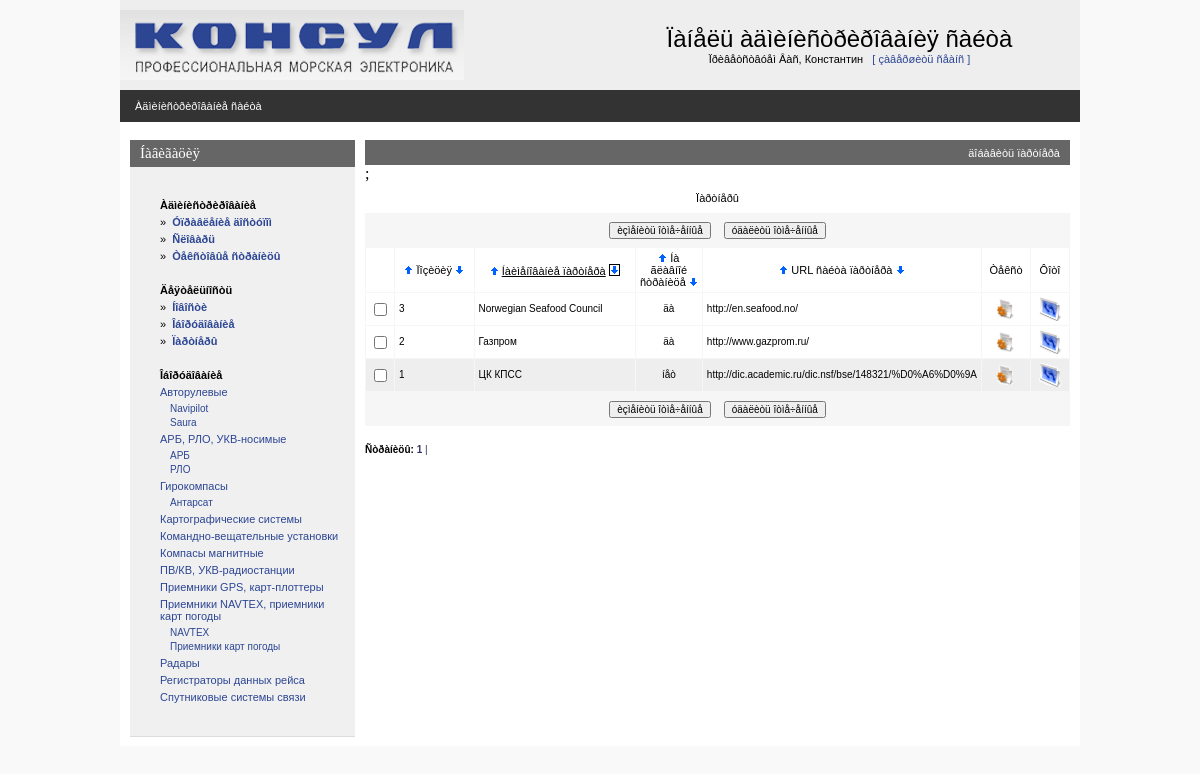
Screenshot of /admin/partnerpage.php (signed in) with the database file from the repository.
### tables this page shows
CREATE TABLE IF NOT EXISTS `consul_static` (
  `static_code` int(11) NOT NULL AUTO_INCREMENT,
  `page_code` int(11) NOT NULL DEFAULT '0',
  `static_name` varchar(200) NOT NULL DEFAULT '',
  `static_text` text NOT NULL,
  `static_pos` int(11) NOT NULL DEFAULT '0',
  `static_seo_title` text,
  `static_seo_desc` text,
  `static_seo_key` text,
  `lang_code` int(11) NOT NULL,
  `static_abstract` text,
  `static_url` varchar(250) DEFAULT NULL,
  PRIMARY KEY (`static_code`)
);

CREATE TABLE IF NOT EXISTS `consul_partner` (
  `partner_code` int(11) NOT NULL AUTO_INCREMENT,
  `partner_pos` int(11) NOT NULL DEFAULT '0',
  `partner_onmain` int(1) NOT NULL DEFAULT '1',
  `page_code` int(11) NOT NULL DEFAULT '0',
  `partner_url` varchar(255) DEFAULT NULL,
  PRIMARY KEY (`partner_code`)
);

CREATE TABLE IF NOT EXISTS `consul_page` (
  `page_code` int(11) NOT NULL AUTO_INCREMENT,
  `page_name` varchar(255) NOT NULL,
  `page_active` tinyint(1) NOT NULL DEFAULT '0',
  `page_url` varchar(255) DEFAULT NULL,
  `page_type` varchar(10) NOT NULL DEFAULT 'static',
  PRIMARY KEY (`page_code`)
);

### admin/inc/connect.php (called while the page is built, shortened)
<?php
    $PHP_SELF=$_SERVER['PHP_SELF'];
?>

### admin/inc/const.php (called while the page is built, shortened)
<?php
    $PREFFIX="consul";
?>

### admin/partnerpage.php (the view, shortened to what this page needs)
<?php
include("inc/settings.php");
$per_page=30;
if(!($sortby)) $sortby='page_name'; else {$sortby=explode(" ",$sortby);$sortby=$sortby[0];}
if(!isset($sortdir)) {$sortdir="1";$realsortdir="ASC"; }
else
{
 if($sortdir==0) {$realsortdir="DESC";} else {$sortdir=1;$realsortdir="ASC";}
}
$mainquery="SELECT
				{$PREFFIX}_partner.partner_code,
				{$PREFFIX}_partner.partner_pos,
				{$PREFFIX}_partner.partner_url,
				{$PREFFIX}_page.page_code,
				{$PREFFIX}_page.page_name,
				{$PREFFIX}_partner.partner_onmain
			FROM
			{$PREFFIX}_partner
			INNER JOIN {$PREFFIX}_page ON {$PREFFIX}_partner.page_code = {$PREFFIX}_page.page_code
			order by $sortby $realsortdir";
?>
<? include ("inc/head.php"); ?>
<BODY>
<center>
<div class=mainbody>
<? include("inc/top.php");?>
<table Border=0 CellSpacing=0 CellPadding=0 width=100%>
  <tr><td class=pageline>
     <div class=wmiddletext><a href="main.php">Àäìèíèñòðèðîâàíèå ñàéòà</a> </div>
  </td></tr>
</table>
<table Border=0 CellSpacing=0 CellPadding=0 class=mainbody>
 <tr valign=top>
  <td width=10></td>
  <? include("inc/leftmenu.php"); ?>
  <td width=10></td>
  <td>
<?php
echo"<form name='data' action=$PHP_SELF method=POST>";
?>
<table class=grayhead Border=0 CellSpacing=0 CellPadding=0 >
 <tr class=normaltext>
  <td align=right class=wmiddletext><a class=submenu onclick="displayform(this,'äîáàâèòü ïàðòíåðà')">äîáàâèòü ïàðòíåðà</a></td>
 </tr>
</table>
<table Border=0 CellSpacing=0 class=pagebluetable CellPadding=0 >
<tr><td class=lmenutext height=30 bgcolor=#ffffff align="center"> Ïàðòíåðû </td></tr>;
</table>
<table Border=0 CellSpacing=0 class=pagebluetable CellPadding=0>
 <tr><td>
 <center>
 <table>
 <tr height=30 >
   <td><input type=button onClick=Send('U') value='èçìåíèòü îòìå÷åííûå' class=smalltext></td>
   <td width=5></td>
   <td><input type=button onClick=ConfirmSend('D') value='óäàëèòü îòìå÷åííûå'  class=smalltext></td>
 </tr>
 </table>
 </td></tr>
</table>
<center>
<table Border=0 CellSpacing=1 class=bluetable CellPadding=4 width=100%>
  <tr class=lmenutext height=20 align=center bgcolor=#ffffff>
    <td width=20>&nbsp;</td>
    <td><?=SortTitle("Ïîçèöèÿ","partner_pos",$sortby,$sortdir);?></td>
    <td><?=SortTitle("Íàèìåíîâàíèå ïàðòíåðà","page_name",$sortby,$sortdir);?></td>
    <td width="50"><?=SortTitle("Íà ãëàâíîé ñòðàíèöå","partner_onmain",$sortby,$sortdir);?></td>
    <td width="180"><?=SortTitle("URL ñàéòà ïàðòíåðà","partner_URL",$sortby,$sortdir);?></td>
     <td width=40>Òåêñò</td>
    <td width=30>Ôîòî</td>
<?php
$res=mysql_query ($mainquery) or die ("Íå ìîãó âûáðàòü ýëåìåíòû êàòàëîãà. Îøèáêà â çàïðîñå. <BR>".$mainquery);
$num_rows=mysql_num_rows($res);
  if($num_rows)
  {
      $page_quant=ceil($num_rows / $per_page);
      $start_pos=$curr_page*$per_page;
      if ($start_pos+$per_page<$num_rows) $end_pos=$start_pos+$per_page;
         else $end_pos=$num_rows;
      for ($x=$start_pos; $x<$end_pos; $x++)
      {
         list($partner_code,$partner_pos,$partner_url,$page_code, $page_name, $partner_onmain)=mysql_fetch_array($res);
         $checkname=$page_code;
         if($partner_onmain) {$partner_onmain="äà";$bg="#FFFFFF";} else {$partner_onmain="íåò";$bg="#EEEEEE";}
         echo"<tr class=edittabletext height=24 bgcolor=$bg>";
         echo"<TD width=20 align=center ><input type='checkbox' name=\"C#$checkname\" id=\"C#$checkname\"></TD>";
         echo"<TD align=left class=smalltext ondblclick='change_line(\"$checkname\",\"F#$checkname#partner_pos#string\");' id=\"F#$checkname#partner_pos#string\">".Show($partner_pos)."</TD>\n";
         echo"<TD align=left class=smalltext ondblclick='change_line(\"$checkname\",\"F#$checkname#page_name#string\");' id=\"F#$checkname#page_name#string\">".Show($page_name)."</TD>\n";
         echo"<TD class=smalltext align=center  ondblclick='change_yes_no(\"$checkname\",\"F#$checkname#partner_onmain#int\");' id=\"F#$checkname#partner_onmain#int\">".Show($partner_onmain)."</TD>\n";
         echo"<TD width=180 align=left  class=smalltext ondblclick='change_line(\"$checkname\",\"F#$checkname#partner_url#string\");' id=\"F#$checkname#partner_url#string\">".Show($partner_url)."</TD>\n";
         echo"<td align=center ><a href='editstatic.php?page_code=$page_code&page_name=$page_name'><img height='20' width='20' src='graph/edit.gif' border=0 title='Òåêñò ñòðàíèöû'></a></td>";
         echo"<td><center><a href=\"picture.php?back=statlist&icon=250&page_code=$page_code\"><img height='24' width='24' src='graph/photo.gif' border=0 alt='Ôîòîãàëåðåÿ ' title='Ôîòîãàëåðåÿ'></a></td>";
         echo"</TR>\n";
    }
  }
?>
</center>
<table Border=0 CellSpacing=0 class=pagebluetable CellPadding=0 width=95%>
 <tr><td>
 <center>
 <table>
 <tr height=30 >
   <td><input type=button onClick=Send('U') value='èçìåíèòü îòìå÷åííûå' class=smalltext></td>
   <td width=5></td>
   <td><input type=button onClick=ConfirmSend('D') value='óäàëèòü îòìå÷åííûå'  class=smalltext></td>
 </tr>
 </table>
 </td></tr>
</table>
<br>
<?php
echo"<div align=left class=smalltext><b>Ñòðàíèöû:</b>  ";
for ($i=1;$i<$page_quant+1;$i++)
 {
   $y=$i-1;
   if ($curr_page==$y) {$t1="<b>";$t2="</b>";} else {$t1="";$t2="";}
   echo"<a class=blue href=$PHP_SELF?curr_page=$y&sortby=$sortby&sortdir=$sortdir>$t1 $i $t2|</a>&nbsp";
 }
echo"</div>";
?>
    <td width=10></td>
</BODY>
</HTML>

### admin/inc/functions.php (shortened to what this page needs)
<?php
function Show($val)
{    if (trim($val)=="") return "&nbsp"; else return $val; }
function SortTitle($title,$fieldname,$sortby,$sortdir)
{
  $baseurl=preg_replace("/&sortby=.*/i","",$_SERVER['REQUEST_URI']);
  $baseurl=preg_replace("/&sortdir=[0|1]/i","",$baseurl);
  if(!strpos($baseurl,"?")) $baseurl.="?a=1";
  if($fieldname==$sortby)
  {
       $t1="<u>";$t2="</u>";
       if($sortdir==1) $c1="border=1";else $c1="border=0";
       if($sortdir==0) $c0="border=1";else $c0="border=0";
  }
  else { $t1=$t2=""; $c1=$c0="border=0"; }
  return "<a href=\"$baseurl&sortby=$fieldname&sortdir=0\" ><img class=\"arr\" title=\"ñîðòèðîâàòü ïî âîçðàñòàíèþ\" alt=\"ñîðòèðîâàòü ïî âîçðàñòàíèþ\" src=\"graph/uarr.gif\" width=9 height=10 $c0></a>&nbsp;{$t1}$title{$t2}&nbsp;<a href=\"$baseurl&sortby=$fieldname&sortdir=1\"><img class=\"arr\" title=\"ñîðòèðîâàòü ïî óáûâàíèþ\" alt=\"ñîðòèðîâàòü ïî óáûâàíèþ\" src=\"graph/darr.gif\" width=9 height=10 $c1 ></a></div>";
}
function view_tree($langcode) {
	$catalogshort="SELECT DISTINCT
	consul_equip.equip_code,
	consul_equip.equip_parent,
	consul_static.static_code,
	consul_static.static_name
	FROM consul_static
	INNER JOIN consul_page ON consul_page.page_code = consul_static.page_code
	INNER JOIN consul_equip ON consul_page.page_code = consul_equip.page_code
	WHERE (lang_code=$langcode) and (page_active>0)
	ORDER BY static_name";
	$query = mysql_query("$catalogshort") or  die("Îøèáêà âûáîðêè êàòàëîãà ".$catalogshort);
	while (list($equip_code,$equip_parent,$static_code,$static_name)= mysql_fetch_array($query)) {
		if ($equip_parent == '0') {
			$one_lvl[] = array ($equip_code, $equip_parent, $static_code,$static_name);
		} else {
			$next_lvl[] = array ($equip_code, $equip_parent, $static_code,$static_name);
		}
	}
	print '<ul id="tree_one">';
	foreach ($one_lvl as $key){
		print '<li><a href="catalogpage.php?equip_parent='.$key[0].'">'.$key[3].'</a>';
		print '<ul>';
		view_tree_next_level($key[0], $next_lvl);
		print "</ul>";
		print '</li>';
	}
	print '</ul>';
}
function view_tree_next_level($family, $next_lvl) {
	foreach ($next_lvl as $key) {
		if ($key[1]==$family) {
			print ' <li><a href="catalogpage.php?equip_parent='.$key[0].'">'.$key[3].'</a></li>';
		}
	}
}
?>

### admin/css/styles.css (style rules this page uses)
body { padding:0px; margin:0px; background-color:#f9f9f9; }
a { text-decoration : none; color: #2d4694; }
img { border-color: #000000; }
form { padding:0px; margin:0px }
.mainbody { width:960px; background-color:#ffffff; }
.pageline { height:32px; background-color:#333333; padding-left:15px; }
.grayhead { width:100%; height:25px; padding-left:10px; padding-right:10px; background-color:#666666; }
.pagebluetable { width:100%; background-color:#f6f6f6; }
.bluetable { background-color:#f6f6f6; }
.lmenutext { text-decoration:none; margin-left:10px; margin-right:10px; margin-top:3px; margin-bottom:3px; font-size:11px; font-family: Arial,Helvetica,Sans-serif,Tahoma,Pragmatica; }
.edittabletext { color:#666666; text-decoration:none; line-height:12pt; font-size:11px; font-family: Arial,Helvetica,Sans-serif,Tahoma,Pragmatica; }
.submenu { cursor:hand;cursor:pointer; }
ul { text-decoration:none; padding:0; margin-top:5px; margin-bottom:0px; margin-right:0px; margin-left:16px;font-size:10px; }
li { text-decoration:none; padding:0; margin-top:0px; margin-bottom:3px; margin-right:0px; margin-left:0px;font-size:9px; }
.normaltext { text-decoration:none; color:#000066; font-family: Tahoma, Arial, Helvetica, Sans-serif, Pragmatica; font-size:12px; }
.smalltext { text-decoration:none; color:#000000; font-family: Tahoma, Arial, Helvetica, Sans-serif, Pragmatica; font-size:10px; }
.wmiddletext { text-decoration:none; color:#ffffff; font-family: Tahoma, Arial, Helvetica, Sans-serif, Pragmatica; font-size:11px; }
.wmiddletext a { text-decoration:none; color:#ffffff; }
.blue { color: #333366; }
.arr { position:relative;top:1px; }
.jquery-tree ul { padding:0px; margin:0px; }
.jquery-tree ul li { list-style:none; font-size:11px; }
.jquery-tree ul li ul { padding:0px; margin:0px; margin-bottom:5px; margin-top:5px; }
.jquery-tree ul li ul li { list-style:none; margin-left:10px; font-size:10px; }

### rows the page displays
consul_static: static_name "Авторулевые"
consul_static: static_name "Navipilot"
consul_static: static_name "Saura"
consul_static: static_name "АРБ, РЛО, УКВ-носимые"
consul_static: static_name "АРБ"
consul_static: static_name "РЛО"
consul_static: static_name "Гирокомпасы"
consul_static: static_name "Антарсат"
consul_static: static_name "Картографические системы"
consul_static: static_name "Командно-вещательные установки"
consul_static: static_name "Компасы магнитные"
consul_static: static_name "ПВ/КВ, УКВ-радиостанции"
consul_static: static_name "Приемники GPS, карт-плоттеры"
consul_static: static_name "Приемники NAVTEX, приемники карт погоды"
consul_static: static_name "NAVTEX"
consul_static: static_name "Приемники карт погоды"
consul_static: static_name "Радары"
consul_static: static_name "Регистраторы данных рейса"
consul_static: static_name "Спутниковые системы связи"
consul_partner: partner_pos "3", consul_page.page_name "Norwegian Seafood Council", partner_onmain "äà", partner_url "http://en.seafood.no/"
consul_partner: partner_pos "2", consul_page.page_name "Газпром", partner_onmain "äà", partner_url "http://www.gazprom.ru/"
consul_partner: partner_pos "1", consul_page.page_name "ЦК КПСС", partner_onmain "íåò", partner_url "http://dic.academic.ru/dic.nsf/bse/148321/%D0%A6%D0%9A"

### other values shown
$REGUSER["name"] "Константин"
$title "Ïîçèöèÿ Íàèìåíîâàíèå ïàðòíåðà Íà ãëàâíîé ñòðàíèöå URL ñàéòà ïàðòíåðà"
